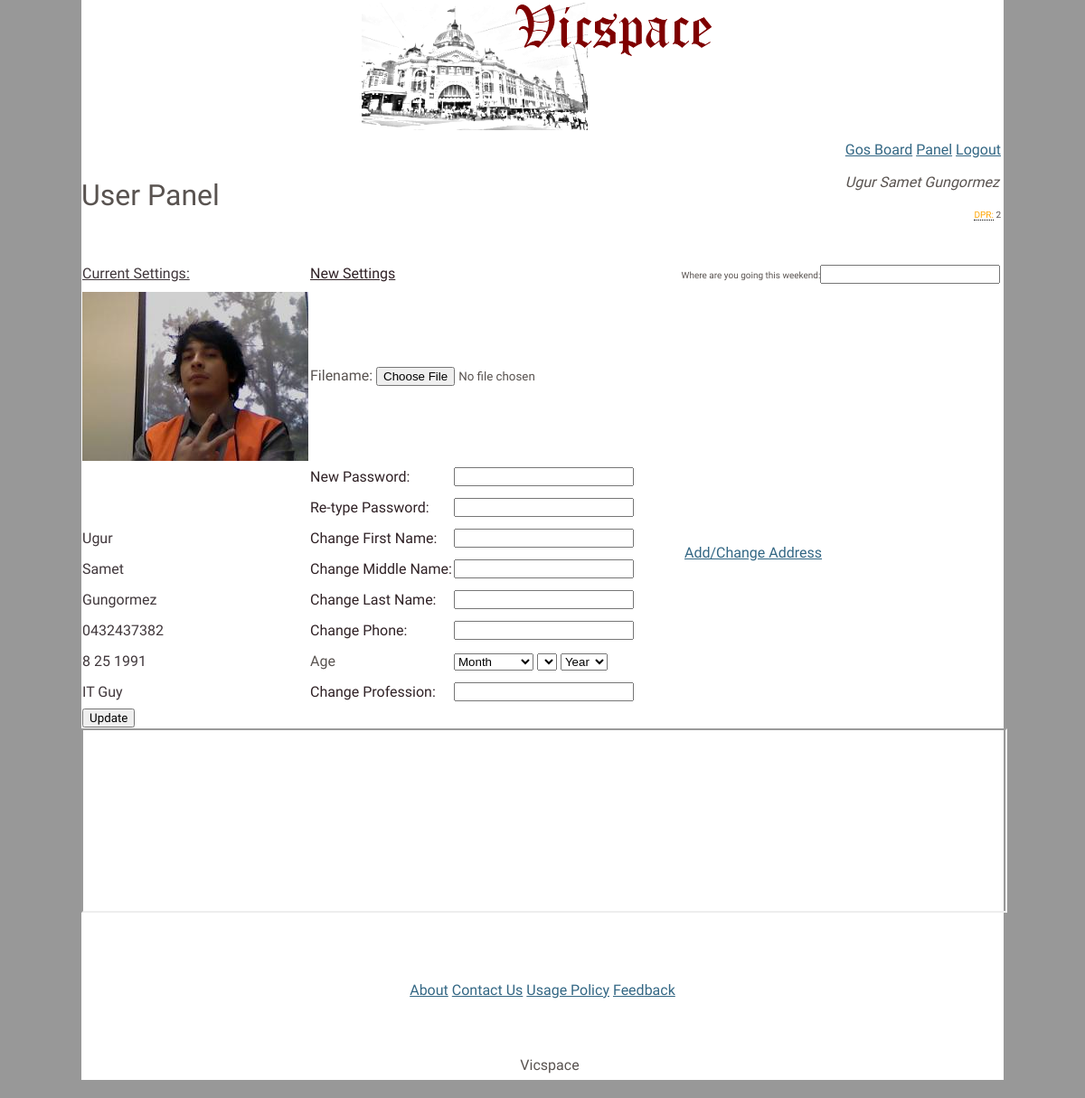
The app's page /panel/user_panel.php (signed in) with its own data.
### tables this page shows
CREATE TABLE IF NOT EXISTS `users` (
  `user_id` int(8) NOT NULL auto_increment,
  `user_name` varchar(32) NOT NULL,
  `user_pass` varchar(32) default NULL,
  `user_email` varchar(255) default NULL,
  `user_level` int(8) default NULL,
  `first_name` varchar(255) default NULL,
  `middle_name` varchar(255) default NULL,
  `last_name` varchar(255) default NULL,
  `user_address` varchar(255) default NULL,
  `user_locality` varchar(255) default NULL,
  `user_pcode` varchar(255) default NULL,
  `user_gender` varchar(255) default NULL,
  `user_dob_d` int(8) default NULL,
  `user_dob_m` int(8) default NULL,
  `user_dob_y` int(8) default NULL,
  `user_phone` int(15) default NULL,
  `user_occupation` varchar(255) default NULL,
  `user_weekend` varchar(255) default NULL,
  `user_notification` int(8) default NULL,
  `user_post_limit` int(8) NOT NULL,
  `user_ip` varchar(20) default NULL,
  `user_views` int(12) NOT NULL,
  `user_online` int(1) NOT NULL default '0',
  `user_ts` timestamp NOT NULL default CURRENT_TIMESTAMP on update CURRENT_TIMESTAMP,
  PRIMARY KEY  (`user_id`)
);

### panel/user_panel.php (the view, shortened to what this page needs)
<?php $title = "User Panel";
include($_SERVER['DOCUMENT_ROOT'].'/header.php');?>
<?php
$firstname = mysql_query("SELECT first_name FROM users WHERE user_name='$uname'");
$firstname = mysql_fetch_row($firstname);
$firstname = $firstname[0];
$middlename = mysql_query("SELECT middle_name FROM users WHERE user_name='$uname'");
$middlename = mysql_fetch_row($middlename);
$middlename = $middlename[0];
$lastname = mysql_query("SELECT last_name FROM users WHERE user_name='$uname'");
$lastname = mysql_fetch_row($lastname);
$lastname = $lastname[0];
$telephone = mysql_query("SELECT user_phone FROM users WHERE user_name='$uname'");
$telephone = mysql_fetch_row($telephone);
$telephone = $telephone[0];
$address = mysql_query("SELECT user_address FROM users WHERE user_name='$uname'");
$address = mysql_fetch_row($address);
$address = $address[0];
$locality = mysql_query("SELECT user_locality FROM users WHERE user_name='$uname'");
$locality = mysql_fetch_row($locality);
$locality = $locality[0];
$userweekend = mysql_query("SELECT user_weekend FROM users WHERE user_name='$uname'");
$userweekend = mysql_fetch_row($userweekend);
$userweekend = $userweekend[0];
$age = mysql_query("SELECT user_dob_d, user_dob_m, user_dob_y FROM users WHERE user_name='$uname'");
$age = mysql_fetch_row($age);
$aged = $age[0];
$agem = $age[1];
$agey = $age[2];
$profession = mysql_query("SELECT user_occupation FROM users WHERE user_name='$uname'");
$profession = mysql_fetch_row($profession);
$profession = $profession[0];
?>
<h1 align="left">User Panel</h1>
<br />
<table align="right">
<form action="user_panel_connect.php" method="POST">
<tr><td style="text-align: center;" colspan="3" height="1px"><font size="1">Where are you going this weekend:<input type="text" name="weekend" size="20" value="<?php echo $userweekend; ?>" onchange="this.form.submit()"></input></font></td></tr><?php echo '<tr><td></td><td>';include($map); echo '</td></tr>';?></form>
<tr height=40 /><tr><td></td><td><a href="change_address.php">Add/Change Address</a></td></tr>
<tr><td /><td><?php echo $address;?></td></tr>
<tr><td /><td><?php echo $locality;?></td></tr>
</table>
<table align="left" cellspacing="0">
<tr><td><font color=#41383C><u>Current Settings:</u></font></td><td><font color=#302226><u>New Settings</u></font></td></tr>
<tr><td></td></tr>
<tr><td><a href="photo/<?php echo $uname;?>/dp.jpg"><img src="photo/<?php echo $uname;?>/smalldp.jpg" /></td>
<td colspan="2">
<form action='user_panel_connect.php' method='POST' enctype="multipart/form-data">
<label for="file">Filename:</label>
<input type="file" name="file" id="file" />
<br />
<tr><td></td><td><font color=302226>New Password:</font></td><td><input type='password' name='newpassword'></td></tr>
<tr><td></td><td><font color=302226>Re-type Password:</font></td><td><input type='password' name='newpassword2'></td></tr>
<tr><td><?php echo "<font color=41383C>".$firstname."</font>"." ";?></td><td><font color=302226>Change First Name:</font></td><td><input type='text' name='newfirstname'></td></tr>
<tr><td><?php echo "<font color=41383C>".$middlename."</font>"." ";?></td><td><font color=302226>Change Middle Name:</font></td><td><input type='text' name='newmiddlename'></td></tr>
<tr><td><?php echo "<font color=41383C>".$lastname."</font>"." ";?></td><td><font color=302226>Change Last Name:</font></td><td><input type='text' name='newlastname'></td></tr>
<tr><td><?php echo "<font color=41383C>0".$telephone."</font>"." ";?></td><td><font color=302226>Change Phone:</font></td><td><input type='text' name='newphone'></td></tr>
<tr><td><?php echo "<font color=41383C>". $agem. " ". $aged. " ". $agey;?></td><td>Age</td><td><select name="month" id="month"  onchange="loadDays(this);">
            <option value="0">Month</option>
        </select>
        <select name="day" id="day"></select>
        <select name="year" id="year" onchange="loadMonths(this);"></td>
<tr><td><?php echo "<font color=#41383C>".$profession."</font>"." ";?></td><td><font color=#302226>Change Profession:</font></td><td><input type='text' name='newoccupation'></td></tr>
<tr><td><input type='submit' value="Update"></td></tr>
</table>
<?php include($_SERVER['DOCUMENT_ROOT'].'/footer.php');?>

### header.php (shortened to what this page needs)
<!DOCTYPE html PUBLIC "-//W3C//DTD XHTML 1.0 Transitional//EN" "http://www.w3.org/TR/xhtml1/DTD/xhtml1-transitional.dtd">
<html>
<head>
		<link rel="stylesheet" type="text/css" href="/css/style.css" />
		<link rel="stylesheet" type="text/css" href="/css/custom_tooltip.css" />
</head>
<body>
<div id="wrapper">
<table align="center">
<tr><td><img src="/Images/Vicspace.png" /></td></tr>
</table>
<?php
if ($_SESSION['username'] != "")
{
echo '<table align="right" >
	<tr><td><a href="/gossip/">Gos Board</a></td><td><a href="/panel/">Panel</a></td><td><a href="/logout.php">Logout</a></tr>';
$uname = $_SESSION['username'];
$firstname = mysql_query("SELECT first_name FROM users WHERE user_name='$uname'");
$firstname = mysql_fetch_row($firstname);
$firstname = $firstname[0];
$middlename = mysql_query("SELECT middle_name FROM users WHERE user_name='$uname'");
$middlename = mysql_fetch_row($middlename);
$middlename = $middlename[0];
$lastname = mysql_query("SELECT last_name FROM users WHERE user_name='$uname'");
$lastname = mysql_fetch_row($lastname);
$lastname = $lastname[0];
$postlimit = mysql_query("SELECT user_post_limit FROM users WHERE user_name='$uname'");
$postlimit = mysql_fetch_row($postlimit);
$postlimit = $postlimit[0];
echo "<font size=2>"."<tr><td colspan=4>"."<i>".$firstname." ".$middlename." ".$lastname."</td></tr></font>";
echo "<tr><td colspan=3 style=text-align:right;><font size=1><a class=\"customtooltip\" href=\"#\" style=\"color:orange;\">DPR:<span class=\"classic\"><font size=3>Daily Posts Remaining </font></span></a> ".$postlimit."</font></td></tr>";
echo "</table></font><br />";
}?>

### css/style.css (style rules this page uses)
a { text-decoration: underline; color: #336784; }
body { color: #595350; line-height: 2em; background: #989898 ; font-size: 12pt; width: 85%; height: 85%; margin: 0 auto; }
body,input { font-family: Kreon, sans-serif; }
h1,h2,h3,h4 { font-weight: normal; }
#wrapper { background: white; }

### css/custom_tooltip.css (style rules this page uses)
.customtooltip { border-bottom: 1px dotted #000000; color: #000000; outline: none; cursor: help; text-decoration: none; position: relative; }

### records on screen
users: first_name "Ugur", middle_name "Samet", last_name "Gungormez", user_post_limit "2", user_phone "432437382", user_dob_m "8", user_dob_d "25", user_dob_y "1991", user_occupation "IT Guy"
